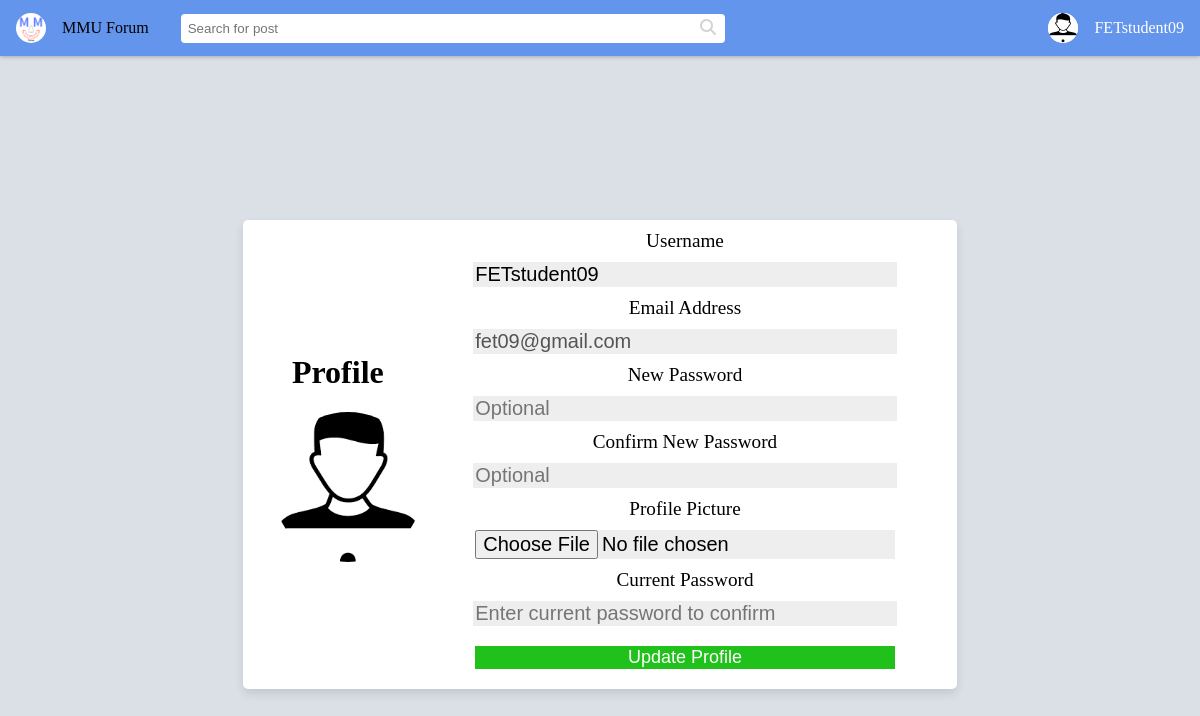
Page /edit-profile.php (signed in) on the committed database.
### tables this page shows
CREATE TABLE `user` (
  `user_id` int(6) UNSIGNED NOT NULL,
  `username` varchar(255) NOT NULL,
  `email` varchar(255) NOT NULL,
  `user_pass` varchar(255) NOT NULL,
  `profile_pic_name` varchar(255) DEFAULT 'default.png',
  `number_of_posts` int(6) UNSIGNED DEFAULT 0,
  `number_of_comments` int(6) UNSIGNED DEFAULT 0
);

### includes/session.php (called while the page is built, shortened)
<?php
	include 'includes/conn.php';
	if(isset($_SESSION['user'])) {
		try{
			$stmt = $conn->prepare("SELECT * FROM user WHERE user_id= ?");
			$stmt->bind_param("i", $_SESSION['user']);
			$stmt->execute();
			$user = $stmt->get_result()->fetch_assoc();
		}
		catch(PDOException $e){
			echo "There is some problem in connection: " . $e->getMessage();
		}
	}
?>

### includes/redirect.php (called while the page is built, shortened)
<?php
    include 'includes/session.php';
?>

### edit-profile.php (the view, shortened to what this page needs)
<!DOCTYPE html>
<html lang="en">
<head>
    <link rel="stylesheet" href="css/style.css">
	<link rel="stylesheet" href="css/header.css" />
</head>
<body class="edit-profile-body">
	<?php
		include 'includes/redirect.php';
	?>
	<?php include "components/header.php" ?>
    <div class="wrapper">
        <div class="edit-profile">
        <div class="profile-image">
            <h1>Profile</h1>
	    <img src="images/<?php echo $user['profile_pic_name']; ?>" class="rounded-profile-image" style="width:150px; object-fit:cover">
        </div>
        <form action="edit-profile.php" method="post" enctype="multipart/form-data">
            <div class="input-box">
                <label for="username" style="font-size: 1.2em;">Username</label>
		<input type="text" name="username" value="<?php echo $user['username'] ?>">
            </div>
            <div class="input-box">
                <label for="email" style="font-size: 1.2em;">Email Address</label>
		<input type="email" name="email" value="<?php echo $user['email'] ?>" disabled>
            </div>
            <div class="input-box">
                <label for="password1" style="font-size: 1.2em;">New Password</label>
                <input type="password" name="password1" placeholder="Optional">
            </div>
            <div class="input-box">
                <label for="password2" style="font-size: 1.2em;">Confirm New Password</label>
                <input type="password" name="password2" placeholder="Optional">
            </div>
            <div class="input-box">
                <label for="photo" style="font-size: 1.2em;">Profile Picture</label>
                <input type="file" name="photo">
            </div>
            <div class="input-box">
                <label for="password1" style="font-size: 1.2em;">Current Password</label>
                <input type="password" name="curr_password" placeholder="Enter current password to confirm">
            </div>
            <input type="submit" value="update profile" accept="images/*" name="edit" class="edit-profile-button">
        </form>
        </div>
    </div>
</body>
</html>

### components/header.php (shortened to what this page needs)
<!DOCTYPE html>
<html>
<?php
    if (isset($user)) {
        $user_data = array($user['user_id'], $user['username'], "images/".$user['profile_pic_name']);
    } else {
        $user_data = array("-1", "Guest");
    }
?>
<head>
    <link rel="stylesheet" href="css/header.css" />
</head>
<body>
    <div class="header-div"></div>
    <header class="primary-background">
        <a id="header-title" href="home.php">
            <img id="header-image" src="../images/MMU.png" height="30px" />
            MMU Forum
        </a>
        <form id="header-search-bar-form" class="search-bar" action="post-list.php">
            <input id="header-search-bar" class="search-input" type="text" name="search" placeholder="Search for post"/>
            <a onclick="document.getElementById('header-search-bar-form').submit();"><span class="fas fa-search search-icon"></span></a>
        </form>
        <?php
            if (isset($user) && $user_data[2]) {
                echo '<a class="header-user" href="edit-profile.php"><img src="'. $user_data[2] .'" class="header-user" /></a>';
            } else {
                echo '<a class="header-user" href="edit-profile.php"><span class="fas fa-user header-user-icon"></span></a>';
            }
        ?>
        <div class="header-user-name"><?php echo $user_data[1]; ?></div>
    </header>
</body>
</html>

### css/style.css (style rules this page uses)
html,body { overflow: hidden }
.edit-profile-body { background-color: #dae0e6; }
.wrapper { padding: 30px; min-height: 90vh; display: flex; align-items: center; justify-content: center; }
.wrapper h1 { display: block; }
.wrapper .edit-profile { display: flex; align-items: center; justify-content: center; flex-wrap: wrap; padding: 10px; border-radius: 5px; box-shadow: 0 5px 10px rgba(0, 0, 0, 0.1); background: #fff; text-align: center; margin: 50px; }
.wrapper form .edit-profile-button { margin-top: 10px; border: none; background: rgb(32, 193, 26); color: white; text-transform: capitalize; font-size: 18px; cursor: pointer; }
.wrapper .profile-image img { height: 150px; width: 150px; border-radius: 50%; object-fit: cover; margin-left: 20px; margin-bottom: 10px; }
.wrapper form input { width: 80%; font-size: 20px; margin: 10px 15px; background: #eee; border:none }

### css/header.css (style rules this page uses)
.header-div { height: var(--header-height); }
header { background-color: cornflowerblue; height: 1.5em; display: flex; align-items: center; padding: 1em; box-shadow: 0px 0.1px 5px gray; position: fixed; left: 0; right: 0; top: 0; z-index: 10; }
#header-title { text-decoration: none; color: black; display: flex; align-items: center; }
#header-image { border-radius: 20px; }
.search-bar { display: flex; align-items: center; flex: auto; border-radius: 4px; max-width: 50em; background-color: white; padding: 2px; }
.search-input { border: 0; display: flex; flex: auto; padding: 5px; }
.search-icon { color: lightgray; margin-left: 7px; margin-right: 7px; }
.header-user, .header-menu { border-radius: 15px; width: 30px; height: 30px; align-items: center; justify-content: center; display: flex; cursor: pointer; }
.header-user { background-color: white; }
.header-user-name, .header-menu { color: white; }

### css/theme.css (style rules this page uses)
:root { --primary-color: cornflowerblue; --bookmark-color: rgb(101, 208, 101); --header-height: 56px; --sidebar-width: 10em; --sidebar-min-width: 600px; --right-width: 20em; --right-min-width: 850px; }

### rows in the picture
user: username "FETstudent09", profile_pic_name (placeholder picture), email "fet09@gmail.com"
